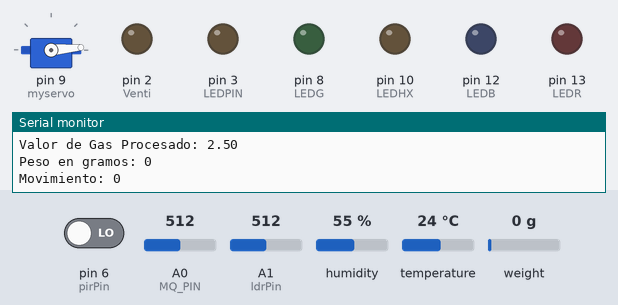
The sketch below on a simulated Arduino Uno, built with avr-gcc and run on an emulated ATmega328P. Shown: servo, output pins drawn as LEDs (lit = HIGH), the last lines printed to the serial monitor. The test bench sets the inputs (shaded band); at power-on: temperature 24 °C, weight on the scale 0 g, A0 (MQ_PIN) = 512, A1 (ldrPin) = 512, pin 6 (pirPin) LOW, humidity 55 %.

Above: at 3.2 s.
3.3 s: temperature set to 28 °C
7.5 s: temperature set to 31 °C
At 10.1 s:
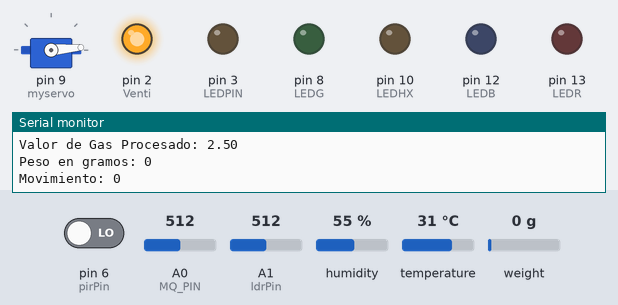
11.1 s: weight on the scale set to 278 g
14.7 s: weight on the scale set to 323 g
At 17.4 s:
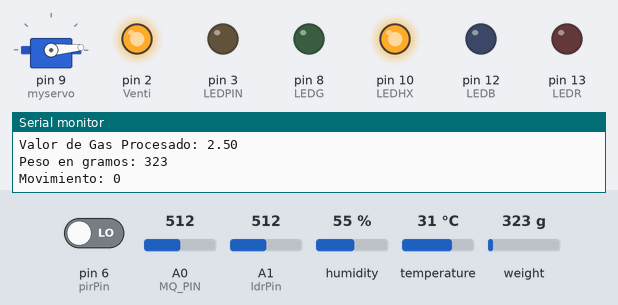
18.3 s: A0 (MQ_PIN) set to 150
At 23.4 s:
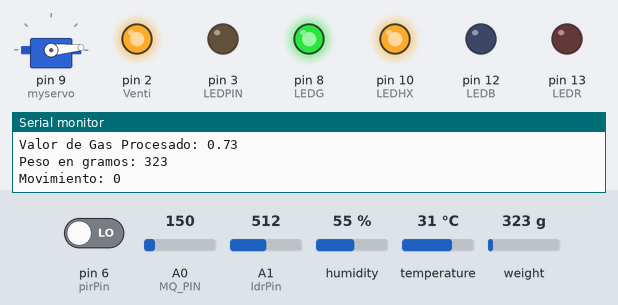
23.9 s: A1 (ldrPin) set to 739
27.5 s: A1 (ldrPin) set to 761
At 30.2 s:
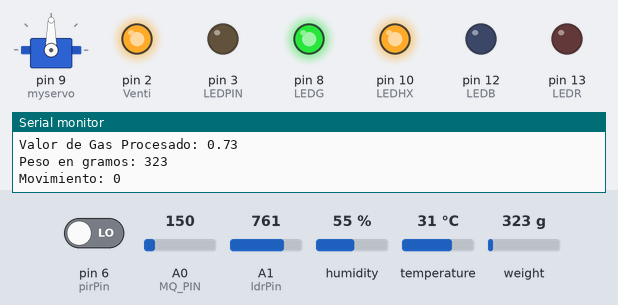
Timing chart, 0 to 31.7 s (numbered marks = the images above; inputs shaded):
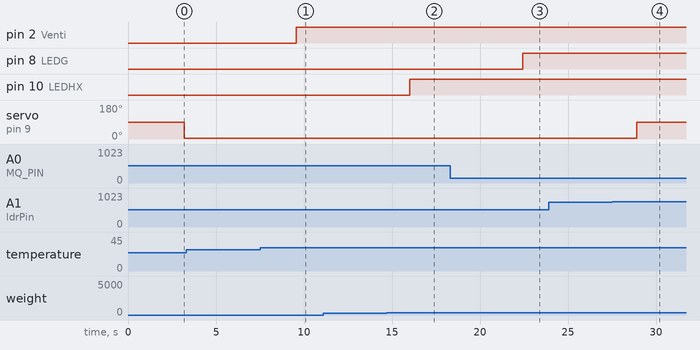

The sketch:

ArduinoFile.ino
```cpp
//Sender arduino
//Sending Data from Arduino to NodeMCU Via Serial Communication
//Arduino code

//DHT11 Lib
#include <DHT.h>
#include "HX711.h"
#include <Servo.h>

//Arduino to NodeMCU Lib
#include <SoftwareSerial.h>
#include <ArduinoJson.h>

//Initialise Arduino to NodeMCU (5=Rx & 6=Tx)
SoftwareSerial nodemcu(4, 5);

//Initialisation of DHT11 Sensor
#define DHTPIN 7
#define DHTTYPE DHT11
#define DT A2 // DT de HX711 a pin analogo 2
#define SCK A3 // SCK de HX711 a pin analogo 3

Servo myservo;
DHT dht(DHTPIN, DHTTYPE);
HX711 celda; // crea objeto con nombre celda
const int LEDHX = 10;
  const int LEDR = 13;
  const int LEDB = 12;
  const int LEDG = 8;
const int ldrPin = A1;
const int MQ_PIN = A0;
const int Venti = 2;
const int pirPin = 6;
const int LEDPIN = 3;

//Definimos las variables en donde guardaremos los valores de los sensores
float temp;
float hum;
int valorLDR;
int umbral = 750;
bool pirStatus;
int raw_adc;
float value_adc;
int pesog;

void setup() {
  nodemcu.begin(9600);
  Serial.begin(9600);
  delay(1000);

  Serial.println("Program started");

  pinMode(ldrPin, INPUT);
    myservo.attach(9);
    myservo.write(90);
    pinMode(LEDR,OUTPUT);
    pinMode(LEDG,OUTPUT);
    pinMode(LEDB,OUTPUT);
    pinMode(Venti,OUTPUT);
    pinMode(LEDPIN,OUTPUT);
    pinMode(pirPin, INPUT);
    Serial.println(F("Initialize System"));
    pinMode(LEDHX, OUTPUT);

  dht.begin();

  celda.begin(DT, SCK);   // inicializa objeto con los pines a utilizar
  celda.set_scale(466.f);  // establece el factor de escala obtenido del primer programa
  celda.tare();     // realiza la tara o puesta a cero
}

void loop() {

  StaticJsonBuffer<1000> jsonBuffer;
  JsonObject& data = jsonBuffer.createObject();

  //Obtain Temp and Hum data FUNCIONES REC DATOS
  dht11_func();
  //Obtener el valor de la Luminosidad
  LDR_func();
  //Obtener el valor del sensor de gas
  adc_func();
  //Obtener el valor del sensor de peso
  peso_func();
  //Obtener el valor del sensor PIR
  pir_func();


  //Assign collected data to JSON Object
  data["humidity"] = hum;
  data["temperature"] = temp;
  data["luminosity"] = valorLDR;
  data["gasraw"] = raw_adc;
  data["gasvalor"] = value_adc;
  data["weight"] = pesog;
  data["movement"] = pirStatus;

  //Send data to NodeMCU
  data.printTo(nodemcu);
  jsonBuffer.clear();

  if (!isnan(temp) && !isnan(hum)) {

    //Serial.print("Temperatura: ");
   // Serial.print(temp);
    //Serial.print(" °C\tHumedad: ");
    //Serial.print(hum);
    //Serial.println(" %");
    //Serial.print("Luminosidad: ");
    //Serial.print(valorLDR);
    //Serial.print("\nRaw:");
    //Serial.print(raw_adc);
    //Serial.print("    Tension:");
    //Serial.println(value_adc);

  } else {
    Serial.println("Error al leer el sensor");
  }
  if (hum >= 70){
   digitalWrite(LEDR, LOW);
   digitalWrite(LEDG, LOW);
   digitalWrite(LEDB, HIGH);
  } else {
   digitalWrite(LEDR, LOW);
   digitalWrite(LEDG, HIGH);
   digitalWrite(LEDB, LOW);
    }

  if (valorLDR < umbral) {
   myservo.write(5);
  } else {
   myservo.write(90);
  }

  if (raw_adc > 160){
   digitalWrite(LEDR, LOW);
   digitalWrite(LEDG, LOW);
   digitalWrite(LEDB, LOW);

  }

  if (temp >= 30){
    digitalWrite(Venti, HIGH);
  } else{
    digitalWrite(Venti, LOW);
    }

  if (pirStatus)
  {
    //Serial.print("DATA,TIME:");
    //Serial.println(F("Sensor status"));

    digitalWrite(LEDPIN, HIGH);

  }else{
    //Serial.print("DATA,TIME:");
    //Serial.print(F("Sensor status")); Serial.println(pirStatus);
    digitalWrite(LEDPIN, LOW);

    }

   if (pesog >= 300){
    //Serial.print("Valor (gramos): ");   // texto descriptivo
    //Serial.println(pesog); // muestra el valor obtenido promedio de 10 lecturas
    celda.power_down();       // apaga el modulo HX711
    delay(50);          // demora de .005 segundos
    celda.power_up();       // despierta al modulo
    digitalWrite (LEDHX, HIGH);
    }else{
    //Serial.print("Valor (gramos): ");   // texto descriptivo
    //Serial.println(pesog); // muestra el valor obtenido promedio de 10 lecturas
    digitalWrite (LEDHX, LOW);
      }

  delay(2000);
}

//Definimos las funciones para recibir e imprimir los datos
void dht11_func() {

  hum = dht.readHumidity();
  temp = dht.readTemperature();
  Serial.print("Humedad: ");
  Serial.println(hum);
  Serial.print("Temperatura: ");
  Serial.println(temp);

}

void LDR_func() {

  valorLDR = analogRead(ldrPin);
  Serial.print("Luminosidad: ");
  Serial.println(valorLDR);
}

void adc_func() {

  raw_adc = analogRead(MQ_PIN);
  value_adc = raw_adc * (5.0 / 1023.0);
  Serial.print("Valor de Gas Raw: ");
  Serial.println(raw_adc);
  Serial.print("Valor de Gas Procesado: ");
  Serial.println(value_adc);
}

void peso_func() {

  pesog = (celda.get_units(10));
  Serial.print("Peso en gramos: ");
  Serial.println(pesog);
}

void pir_func() {

  pirStatus = digitalRead(pirPin);
  Serial.print("Movimiento: ");
  Serial.println(pirStatus);
  Serial.print("\n");
}
```

Measured:
- the behaviour switches between 29 and 30 °C on temperature (found by bisection; images 0 and 1)
- the behaviour switches between 299 and 300 g on weight on the scale (found by bisection; images 1 and 2)
- the behaviour switches between 749 and 750 on A1 (ldrPin) (found by bisection; images 3 and 4)
- after the input at 7.5 s, pin 2 (Venti): LOW → HIGH after 2.1 s
- after the input at 14.7 s, pin 10 (LEDHX): LOW → HIGH after 1.3 s
- after the input at 18.3 s, pin 8 (LEDG): LOW → HIGH after 4.1 s
- after the input at 27.5 s, servo on pin 9 (myservo): 5° → 90° after 1.4 s
